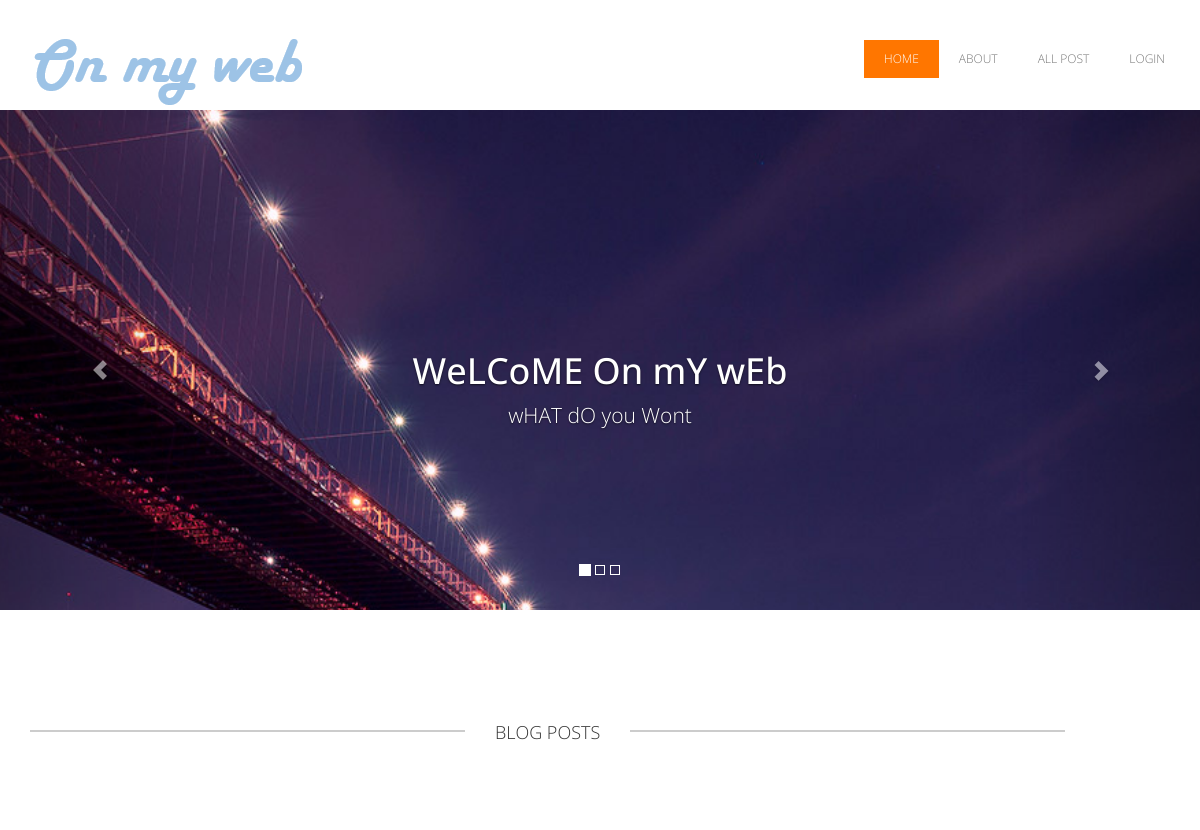
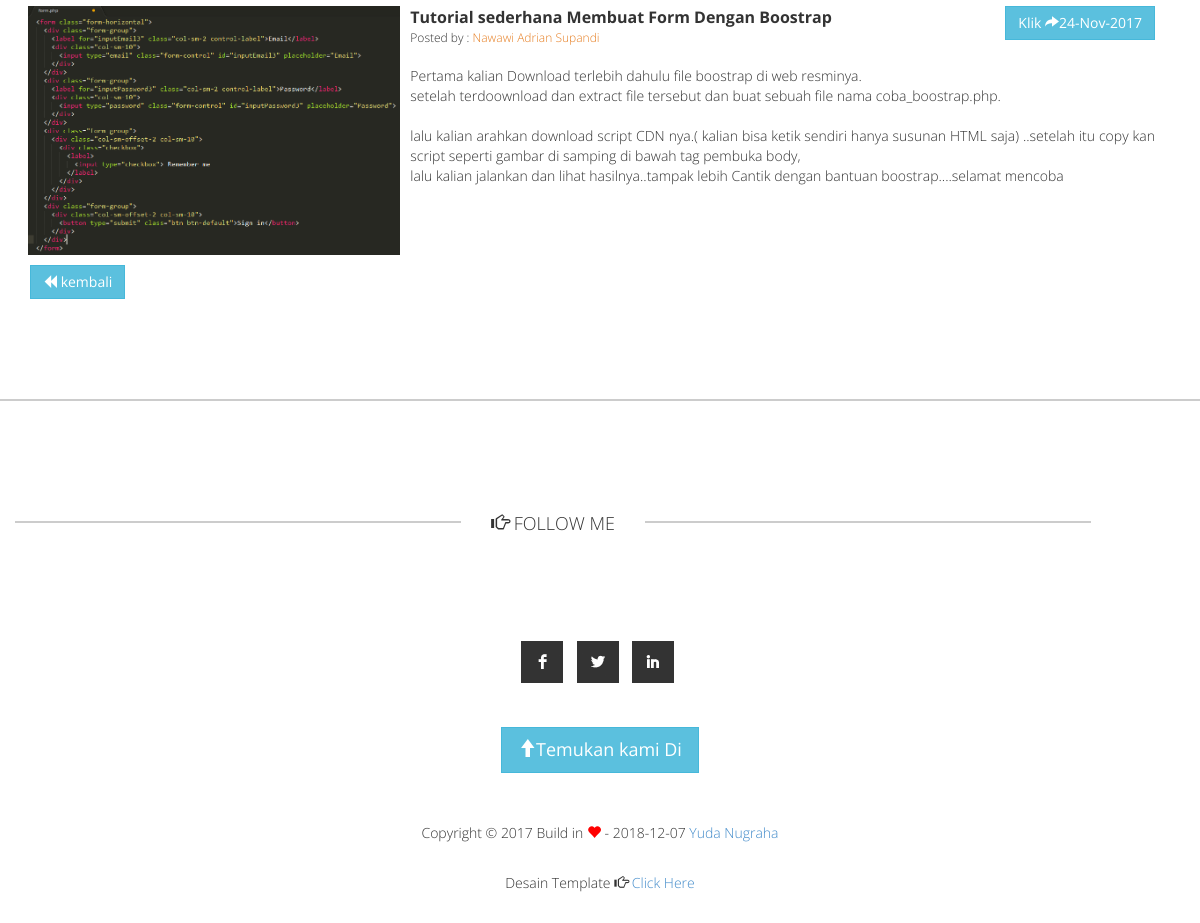
/blog/per_kategori/2, run on the app's committed database (2 pictures, top to bottom).
### tables this page shows
CREATE TABLE `t_artikel` (
  `id_artikel` int(11) NOT NULL,
  `judul` varchar(255) NOT NULL,
  `penulis` varchar(255) NOT NULL,
  `gambar` varchar(255) NOT NULL,
  `status` tinyint(1) NOT NULL,
  `tanggal` date NOT NULL,
  `isi` text NOT NULL,
  `kode_kategori` int(11) NOT NULL
);

### application/libraries/Template.php (called while the page is built, shortened)
<?php
class Template {
	function __construct()
	{
		$this->ci=&get_instance();
	}
	public function blog($template = null, $data = null)
	{
		$data['content']	= $this->ci->load->view($template,$data,TRUE);
		$this->ci->load->view('Home',$data);
	}
}

### application/controllers/blog.php (called while the page is built, shortened)
<?php
class Blog extends CI_Controller {
	public function per_kategori()
	{
		$id 	= $this->uri->segment(3);
		$data 	= $this->m_blog->get_where('kategori',array('kode_kategori'=>$id));
		if($data->num_rows()>0)
		{
			$data = array(
				'data'=> $this->m_blog->get_where('t_artikel',array('kode_kategori'=>$id)),
			);
			$this->template->blog('readmore',$data);
		}else{
			show_404();
		}
	}
}

### index.php (called while the page is built, shortened)
<?php
require_once BASEPATH.'core/CodeIgniter.php';

### application/models/m_blog.php (called while the page is built, shortened)
<?php
class M_blog extends CI_Model {
	public function get_where($table = null, $where = null)
	{
		$this->db->from($table);
		$this->db->where($where);
		return $this->db->get();
	}
}

### application/views/readmore.php (the view, shortened to what this page needs)
<div id="templatemo-blog">
            <div class="container">
                <div class="row">
                    <div class="templatemo-line-header" style="margin-top: 0px;" >
                        <div class="text-center">
                            <hr class="team_hr team_hr_left hr_gray"/><span class="span_blog txt_darkgrey">BLOG POSTS</span>
                            <hr class="team_hr team_hr_right hr_gray" />
                        </div>
                    </div>
                    <br class="clearfix"/>
                </div>
                <?php foreach($data->result() as $key):?>
                <div class="blog_box">
                    <div class=" col-md-12 blog_post">
                        <ul class="list-inline">
                            <li class="col-md-4">
                                <a href="#">
                                    <img class="img-responsive" src="<?php echo base_url();?>gambar/<?php echo $key->gambar;?>" alt="yuda" />
                                </a>
                            </li>
                            <li  class="col-md-8">
                                <div class="pull-left">
                                    <span class="blog_header"><?php echo $key->judul;?></span><br/>
                                    <span>Posted by : <a class="link_orange" href="<?php echo base_url();?>blog/read/<?php echo $key->id_artikel;?>"><span class="txt_orange"><?php echo $key->penulis;?></span></a></span>
                                </div>
                                <div class="pull-right">
                                    <a class="btn btn-info" href="<?php echo base_url();?>blog/read/<?php echo $key->id_artikel;?>" role="button">Klik <i class="glyphicon glyphicon-share-alt"></i><?php echo date('d-M-Y',strtotime($key->tanggal));?></a>
                                </div>
                                <div class="clearfix"> </div>
                                <p class="blog_text">
                                    <?php
                                    $data =
                                    nl2br($key->isi) ;
                                        echo $data;
                                    ?>
                                </p>
                            </li>
                        </ul>
                    </div>
                </div>
                <button type="button" class="btn btn-info" onclick="window.history.go(-1);"><i class="glyphicon glyphicon-backward"></i> kembali</button>
            <?php endforeach;?>
            </div>
        </div>

### assets/css/templatemo_style.css (style rules this page uses)
body, html { overflow-x:hidden; }
body { background-color: #ffffff; font-family: 'Open Sans', Arial, Helvetice Neue, sans-serif; font-size: 12px; font-weight: 300; font-style: normal; -webkit-font-smoothing: antialiased; -webkit-text-size-adjust: 100%; }
h1, h2, h3, h4, h5, h6, span, p { font-family: 'Open Sans', Arial, Helvetice Neue, sans-serif; }
* { -webkit-border-radius: 0 !important; -moz-border-radius: 0 !important; border-radius: 0 !important; }
.team_hr { border: 1px solid #fff; width: 39.5%; float: left; }
.team_hr_left { margin-right: 30px; margin-left: 15px; }
.team_hr_right { margin-left: 30px; }
.hr_gray { border: 1px solid #cccccc; }
.templatemo-line-header { margin-top:100px; margin-bottom:80px; }
.txt_darkgrey { color: #333333; }
.txt_orange { color: #e67e22; }
.templatemo-line-header span { font-size: 18px; float :left; margin-top: 10px; }
.span_blog { margin-bottom: 80px; }
.blog_post { color: #333333; padding: 10px; }
.blog_header { font-weight: bold; font-size: 16px; }
.blog_text { text-align: justify; font-size: 14px; margin-top: 20px; }
.blog_box { margin-left: -12px; }
@media (min-width:991px) and (max-width: 1200px) { .team_hr { width: 37%; } }

### data on the page
t_artikel: gambar (picture), judul "Tutorial sederhana Membuat Form Dengan Boostrap", penulis "Nawawi Adrian Supandi", tanggal "24-Nov-2017", isi "Pertama kalian Download terlebih dahulu file boostrap di web resminya. setelah terdoownload dan extract file tersebut dan buat sebuah file nama coba_boostrap.php. lalu kalian arahkan download script CDN nya.( kalian bisa ketik sendiri hanya susunan HTML saja) ..setelah itu copy kan script seperti gambar di samping di bawah tag pembuka body, lalu kalian jalankan dan lihat hasilnya..tampak lebih Cantik dengan bantuan boostrap....selamat mencoba"
